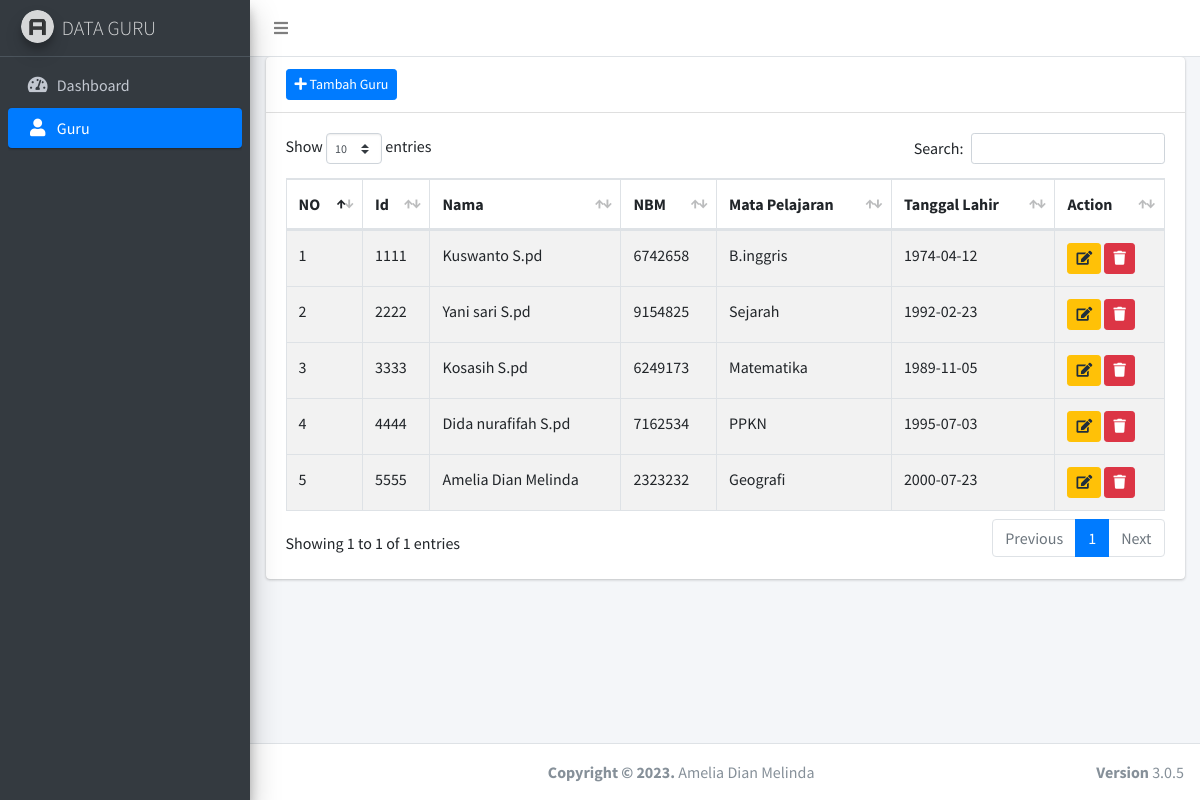
/index.php/guru, run on the app's committed database.
### tables this page shows
CREATE TABLE `guru` (
  `id_guru` int(10) NOT NULL,
  `nm_guru` varchar(30) NOT NULL,
  `nbm_guru` int(8) NOT NULL,
  `mapel` text NOT NULL,
  `tgl_lhr` date NOT NULL
);

### application/controllers/Guru.php (called while the page is built, shortened)
<?php
class Guru extends CI_Controller
{
    public function __construct()
    {
        $this->load->model('guru_model');
    }
    public function index()
    {
        $data['title'] = 'Guru';
        $data['guru'] = $this->guru_model->get_data('guru')->result();
        $this->load->view('templates/header', $data);
        $this->load->view('templates/sidebar', $data);
        $this->load->view('guru', $data);
        $this->load->view('templates/footer');
    }
}

### index.php (called while the page is built, shortened)
<?php
require_once BASEPATH.'core/CodeIgniter.php';

### application/models/Guru_model.php (called while the page is built, shortened)
<?php
class Guru_model extends CI_Model {
	public function get_data($table)
	{
        return $this->db->get($table);
	}
}

### application/views/guru.php (the view, shortened to what this page needs)
<div class="card">
    <div class="card-header">
        <a href="<?= base_url('guru/tambah') ?>" class=" btn btn-primary btn-sm"><i class="fas fa-plus"></i> Tambah Guru </a>
    </div>
    <div class="card-body">
        <table id="example1" class="table table-bordered table-striped">
            <thead>
                <tr>
                    <th>NO</th>
                    <th>Id</th>
                    <th>Nama</th>
                    <th>NBM</th>
                    <th>Mata Pelajaran</th>
                    <th>Tanggal Lahir</th>
                    <th>Action</th>
                </tr>
            </thead>
            <?php $no = 1;
            foreach ($guru as $gr) : ?>
                <tbody>
                    <tr>
                        <td><?= $no++ ?></td>
                        <td><?= $gr->id_guru ?></td>
                        <td><?= $gr->nm_guru ?></td>
                        <td><?= $gr->nbm_guru ?></td>
                        <td><?= $gr->mapel ?></td>
                        <td><?= $gr->tgl_lhr ?></td>
                        <td>
                            <button data-toggle="modal" data-target="#edit<?= $gr->id_guru ?>" class="btn btn-warning btn-sm">
                            <i class="fas fa-edit"></i></button>
                            <a href="<?= base_url('guru/delete/' . $gr->id_guru) ?>" class="btn btn-danger btn-sm" onclick="return confirm('Apakah anda yakin ingin menghapus data ini?')">
                            <i class="fas fa-trash"></i></a>
                        </td>
                    </tr>
                </tbody>
            <?php endforeach ?>
        </table>
    </div>
</div>

### application/views/templates/header.php (shortened to what this page needs)
<!DOCTYPE html>
<html>
<head>
  <link rel="stylesheet" href="<?= base_url('assets/template') ?>/plugins/fontawesome-free/css/all.min.css">
  <link rel="stylesheet" href="https://code.ionicframework.com/ionicons/2.0.1/css/ionicons.min.css">
  <link rel="stylesheet" href="<?= base_url('assets/template') ?>/plugins/datatables-bs4/css/dataTables.bootstrap4.min.css">
  <link rel="stylesheet" href="<?= base_url('assets/template') ?>/plugins/datatables-responsive/css/responsive.bootstrap4.min.css">
  <link rel="stylesheet" href="<?= base_url('assets/template') ?>/dist/css/adminlte.min.css">
</head>

### application/views/templates/sidebar.php
<body class="hold-transition sidebar-mini">
  <div class="wrapper">
    <nav class="main-header navbar navbar-expand navbar-white navbar-light">
      <ul class="navbar-nav">
        <li class="nav-item">
          <a class="nav-link" data-widget="pushmenu" href="#" role="button"><i class="fas fa-bars"></i></a>
        </li>
      </ul>
    </nav>
    <aside class="main-sidebar sidebar-dark-primary elevation-4">
      <a href="index3.html" class="brand-link">
        <img src="<?= base_url('assets/template/') ?>dist/img/AdminLTELogo.png" alt="AdminLTE Logo" class="brand-image img-circle elevation-3" style="opacity: .8">
        <span class="brand-text font-weight-light">DATA GURU</span>
      </a>
      <div class="sidebar">
        <nav class="mt-2">
          <ul class="nav nav-pills nav-sidebar flex-column" data-widget="treeview" role="menu" data-accordion="false">
            <li class="nav-item">
              <a href="<?= base_url('dashboard') ?>" class="nav-link <?php if ($this->uri->segment(1) == 'dashboard') echo 'active' ?>">
                <i class="nav-icon fas fa-tachometer-alt"></i>
                <p>Dashboard</p>
              </a>
            </li>
            <li class="nav-item">
              <a href="<?= base_url('guru') ?>" class="nav-link <?php if ($this->uri->segment(1) == 'guru') echo 'active' ?>">
                <i class="nav-icon fas fa-user"></i>
                <p>Guru</p>
              </a>
            </li>
          </ul>
        </nav>
      </div>
    </aside>
    <div class="content-wrapper">
      <div class="content">
        <div class="container-fluid">

### application/views/templates/footer.php (shortened to what this page needs)
</div>
    </div>
</div>
<center>
  <footer class="main-footer">
    <div class="float-right d-none d-sm-block">
      <b>Version</b> 3.0.5
    </div>
    <strong>Copyright &copy; 2023.</strong> Amelia Dian Melinda
  </footer>
</center>
</div>
</body>
</html>

### data on the page
guru: id_guru "1111", nm_guru "Kuswanto S.pd", nbm_guru "6742658", mapel "B.inggris", tgl_lhr "1974-04-12"
guru: id_guru "2222", nm_guru "Yani sari S.pd", nbm_guru "9154825", mapel "Sejarah", tgl_lhr "1992-02-23"
guru: id_guru "3333", nm_guru "Kosasih S.pd", nbm_guru "6249173", mapel "Matematika", tgl_lhr "1989-11-05"
guru: id_guru "4444", nm_guru "Dida nurafifah S.pd", nbm_guru "7162534", mapel "PPKN", tgl_lhr "1995-07-03"
guru: id_guru "5555", nm_guru "Amelia Dian Melinda", nbm_guru "2323232", mapel "Geografi", tgl_lhr "2000-07-23"
